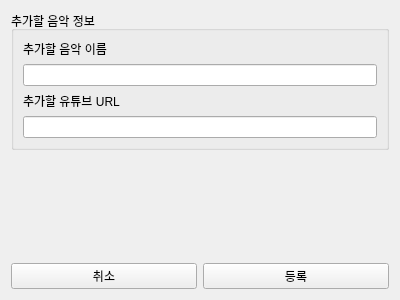
<?xml version="1.0" encoding="UTF-8"?>
<ui version="4.0">
 <class>Music_Add</class>
 <widget class="QWidget" name="Music_Add">
  <property name="geometry">
   <rect>
    <x>0</x>
    <y>0</y>
    <width>400</width>
    <height>300</height>
   </rect>
  </property>
  <property name="windowTitle">
   <string>Form</string>
  </property>
  <layout class="QGridLayout" name="gridLayout">
   <item row="2" column="0">
    <layout class="QHBoxLayout" name="horizontalLayout">
     <item>
      <widget class="QPushButton" name="Cancel_Button">
       <property name="text">
        <string>취소</string>
       </property>
      </widget>
     </item>
     <item>
      <widget class="QPushButton" name="Add_Button">
       <property name="text">
        <string>등록</string>
       </property>
      </widget>
     </item>
    </layout>
   </item>
   <item row="0" column="0">
    <widget class="QGroupBox" name="groupBox">
     <property name="title">
      <string>추가할 음악 정보</string>
     </property>
     <layout class="QGridLayout" name="gridLayout_2">
      <item row="0" column="0">
       <layout class="QVBoxLayout" name="verticalLayout">
        <item>
         <widget class="QLabel" name="Music_Name_Label">
          <property name="text">
           <string>추가할 음악 이름</string>
          </property>
         </widget>
        </item>
        <item>
         <widget class="QLineEdit" name="Music_Name_input"/>
        </item>
        <item>
         <widget class="QLabel" name="url_label">
          <property name="text">
           <string>추가할 유튜브 URL</string>
          </property>
         </widget>
        </item>
        <item>
         <widget class="QLineEdit" name="url_input"/>
        </item>
       </layout>
      </item>
     </layout>
    </widget>
   </item>
   <item row="1" column="0">
    <spacer name="verticalSpacer">
     <property name="orientation">
      <enum>Qt::Vertical</enum>
     </property>
     <property name="sizeHint" stdset="0">
      <size>
       <width>20</width>
       <height>40</height>
      </size>
     </property>
    </spacer>
   </item>
  </layout>
 </widget>
 <resources/>
 <connections/>
</ui>
